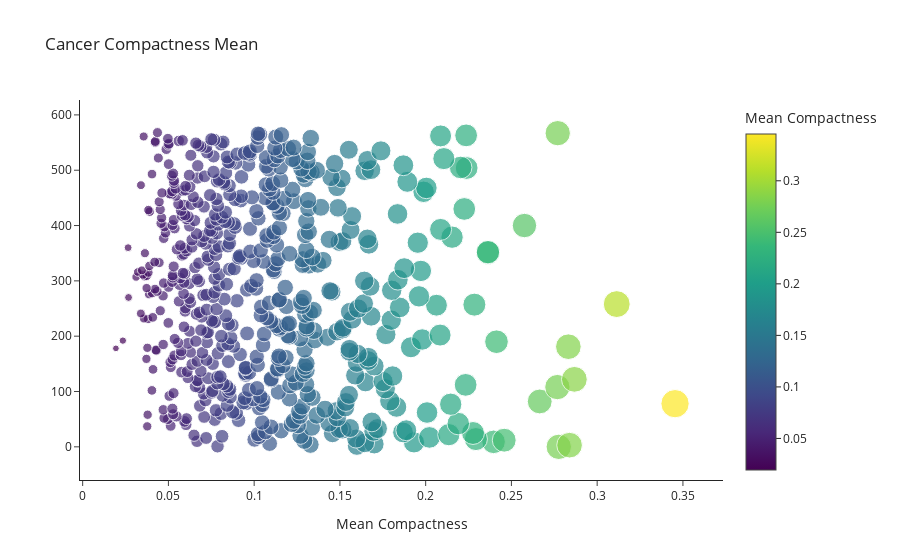

Source (notebook cell):
### Code cell
fig = px.scatter(df,
                 x="mean compactness",
                 size="mean compactness",
                 color="mean compactness",
                  labels={"mean compactness": "Mean Compactness"},
                 hover_data=["target"],
                 template='simple_white',
                 title="Cancer Compactness Mean")
fig.update_layout(xaxis_title="Mean Compactness",yaxis_title=" ")
fig.show()

### Figure 1 — Plotly figure (JSON) as saved in the notebook; plotly's stock layout.template omitted (floating-point values rounded to 4 significant figures; data arrays with more than 128 entries replaced by an {"elided": "..."} marker saying what was removed)
{"data": [{"customdata": {"elided": "569x1 int values"}, "hovertemplate": "Mean Compactness=%{marker.color}<br>index=%{y}<br>target=%{customdata[0]}<extra></extra>", "legendgroup": "", "marker": {"color": {"elided": "569 float values"}, "coloraxis": "coloraxis", "size": {"elided": "569 float values"}, "sizemode": "area", "sizeref": 0.0008635, "symbol": "circle"}, "mode": "markers", "name": "", "orientation": "h", "showlegend": false, "type": "scatter", "x": {"elided": "569 float values"}, "xaxis": "x", "y": {"elided": "569 int values"}, "yaxis": "y"}], "layout": {"coloraxis": {"colorbar": {"title": {"text": "Mean Compactness"}}, "colorscale": [[0, "#440154"], [0.1111, "#482878"], [0.2222, "#3e4989"], [0.3333, "#31688e"], [0.4444, "#26828e"], [0.5556, "#1f9e89"], [0.6667, "#35b779"], [0.7778, "#6ece58"], [0.8889, "#b5de2b"], [1, "#fde725"]]}, "legend": {"itemsizing": "constant", "tracegroupgap": 0}, "title": {"text": "Cancer Compactness Mean"}, "xaxis": {"anchor": "y", "domain": [0, 1], "title": {"text": "Mean Compactness"}}, "yaxis": {"anchor": "x", "domain": [0, 1], "title": {"text": " "}}}}
